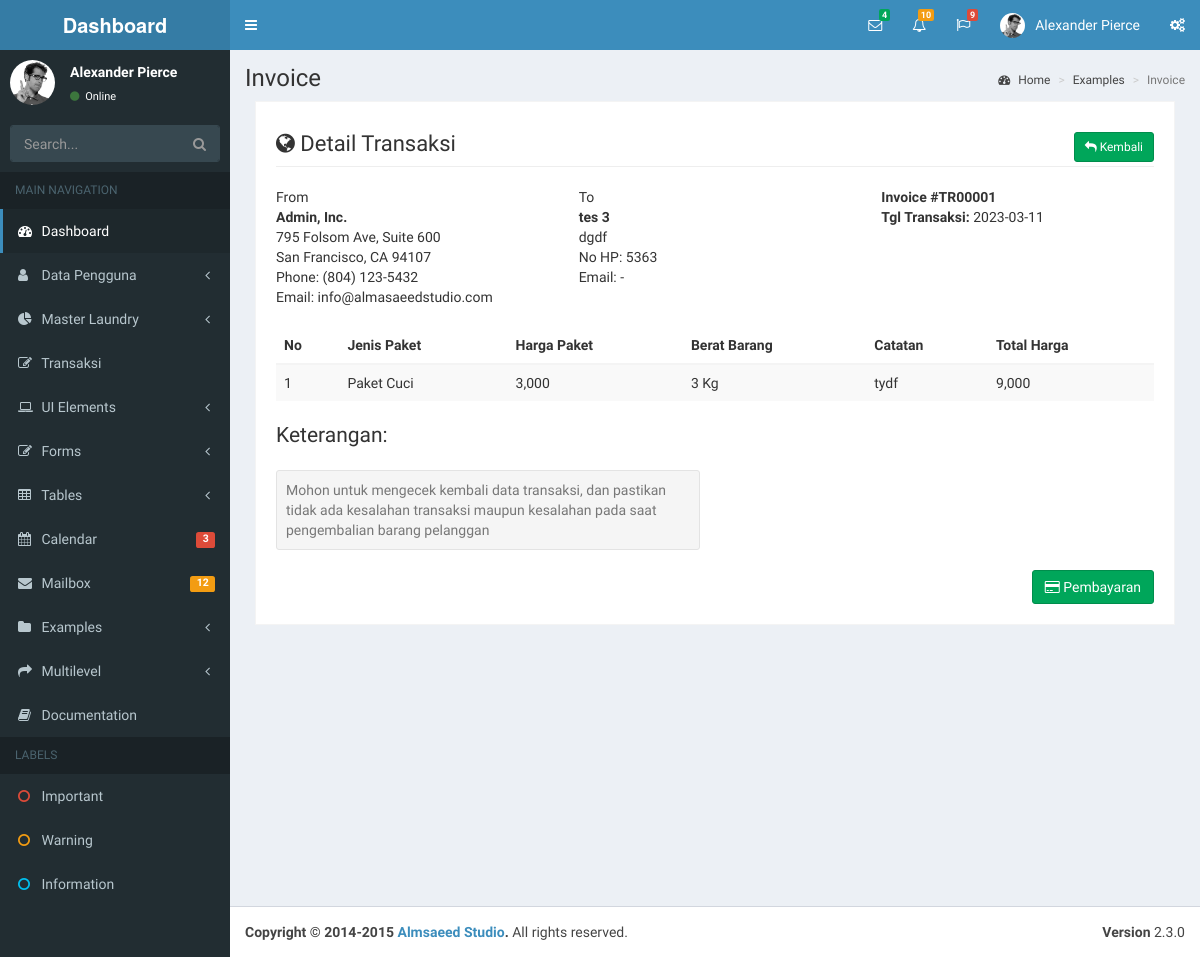
Page /frombayartransaksi/1 on the committed database.
### tables this page shows
CREATE TABLE `tb_transaksi` (
  `id_transaksi` int(11) NOT NULL,
  `id_pelanggan` int(11) NOT NULL,
  `id_jenis_laundry` int(11) NOT NULL,
  `no_transaksi` varchar(10) NOT NULL,
  `harga_paket` int(7) NOT NULL,
  `berat_barang` int(3) NOT NULL,
  `total_harga` int(7) NOT NULL,
  `tgl_transaksi` date NOT NULL,
  `status_transaksi` varchar(25) NOT NULL,
  `status_bayar` varchar(25) NOT NULL,
  `catatan_pelanggan` text NOT NULL,
  `deleted` int(1) NOT NULL
);

CREATE TABLE `tb_pelanggan` (
  `id_pelanggan` int(11) NOT NULL,
  `nama_pelanggan` varchar(50) NOT NULL,
  `email_pelanggan` varchar(50) NOT NULL,
  `password_pelanggan` text NOT NULL,
  `no_telepon_pelanggan` varchar(13) NOT NULL,
  `alamat_pelanggan` text NOT NULL,
  `deleted` int(11) NOT NULL
);

CREATE TABLE `tb_jenis_laundry` (
  `id_jenis_laundry` int(11) NOT NULL,
  `nama_jenis_laundry` varchar(50) NOT NULL,
  `harga_jenis_laundry` varchar(6) NOT NULL,
  `deskripsi_jenis_laundry` text NOT NULL,
  `deleted` int(11) NOT NULL
);

### application/controllers/Dashboard_controller.php (called while the page is built, shortened)
<?php defined('BASEPATH')OR exit('No dirrect access allowed');
    class Dashboard_controller extends CI_Controller{
        public function __construct(){
            $this->load->model('Dashboard_model');
        }
        public function form_bayar_transaksi(){
            $id_transaksi = $this->uri->segment(2);
            $data['bayartransaksi'] = $this->Dashboard_model->get_bayar_transaksi($id_transaksi);
            $data['datapembayaran'] = $this->Dashboard_model->get_data_pembayaran($id_transaksi);
            $this->load->view('header/index-header-dashboard');
            $this->load->view('transaksi/form-bayar-transaksi',$data);
            $this->load->view('footer/index-footer-dashboard');
        }
    }
?>

### index.php (called while the page is built, shortened)
<?php
require_once BASEPATH.'core/CodeIgniter.php';

### application/models/Dashboard_model.php (called while the page is built, shortened)
<?php
    class Dashboard_model extends CI_Model{
        public function get_bayar_transaksi($id_transaksi){
            return $this->db->where('a.id_transaksi',$id_transaksi)
                            ->select('a.*,b.*,c.*')
                            ->from('tb_transaksi a')
                            ->join('tb_pelanggan b','a.id_pelanggan = b.id_pelanggan','left')
                            ->join('tb_jenis_laundry c','a.id_jenis_laundry = c.id_jenis_laundry','left')
                            ->order_by('a.id_transaksi','ASC')
                            ->get()->result();
        }
    }
?>

### application/views/transaksi/form-bayar-transaksi.php (the view, shortened to what this page needs)
<div class="content-wrapper">
        <section class="content-header">
          <h1>
            Invoice
          </h1>
          <ol class="breadcrumb">
            <li><a href="#"><i class="fa fa-dashboard"></i> Home</a></li>
            <li><a href="#">Examples</a></li>
            <li class="active">Invoice</li>
          </ol>
        </section>
        <section class="invoice">
          <?php foreach($bayartransaksi as $bayar) { ?>
            <div class="row">
              <div class="col-xs-12">
                <h2 class="page-header">
                  <i class="fa fa-globe"></i> Detail Transaksi
                  <div class="box-tools pull-right">
                    <a href="<?php echo base_url('transaksi');?>" class="btn btn-sm btn-success"><i class="fa fa-reply"></i> Kembali</a>
                  </div>
                </h2>
              </div>
            </div>
            <div class="row invoice-info">
              <div class="col-sm-4 invoice-col">
                From
                <address>
                  <strong>Admin, Inc.</strong><br>
                  795 Folsom Ave, Suite 600<br>
                  San Francisco, CA 94107<br>
                  Phone: (804) 123-5432<br>
                  Email: info@almasaeedstudio.com
                </address>
              </div>
              <div class="col-sm-4 invoice-col">
                To
                <address>
                  <strong><?php echo $bayar->nama_pelanggan;?></strong><br>
                  <?php echo $bayar->alamat_pelanggan;?><br>
                  No HP: <?php echo $bayar->no_telepon_pelanggan;?><br>
                  Email: <?php echo $bayar->email_pelanggan;?>
                </address>
              </div>
              <div class="col-sm-4 invoice-col">
                <b>Invoice #<?php echo $bayar->no_transaksi;?></b><br>
                <b>Tgl Transaksi:</b> <?php echo $bayar->tgl_transaksi;?>
              </div>
            </div>
            <div class="row">
              <div class="col-xs-12 table-responsive">
                <table class="table table-striped">
                  <thead>
                    <tr>
                      <th>No</th>
                      <th>Jenis Paket</th>
                      <th>Harga Paket</th>
                      <th>Berat Barang</th>
                      <th>Catatan</th>
                      <th>Total Harga</th>
                    </tr>
                  </thead>
                  <tbody>
                    <?php
                      $no = 1;
                      foreach($bayartransaksi as $laundry) {
                    ?>
                      <tr>
                        <td><?php echo $no++;?></td>
                        <td><?php echo $laundry->nama_jenis_laundry;?></td>
                        <td><?php echo number_format($laundry->harga_jenis_laundry);?></td>
                        <td><?php echo number_format($laundry->berat_barang);?> Kg</td>
                        <td><?php echo $laundry->catatan_pelanggan;?></td>
                        <td><?php echo number_format($laundry->total_harga);?></td>
                      </tr>
                    <?php } ?>
                  </tbody>
                </table>
              </div>
            </div>
            <div class="row">
              <div class="col-xs-6">
                <p class="lead">Keterangan:</p>
                <p class="text-muted well well-sm no-shadow" style="margin-top: 10px;">
                  Mohon untuk mengecek kembali data transaksi, dan pastikan tidak ada kesalahan transaksi maupun kesalahan pada saat pengembalian barang pelanggan
                </p>
              </div>
            </div>
            <div class="row no-print">
              <div class="col-xs-12">
                <button class="btn btn-success pull-right"><i class="fa fa-credit-card"></i> Pembayaran</button>
              </div>
            </div>
          <?php } ?>
        </section>
      </div>

### rows in the picture
tb_transaksi: id_pelanggan.nama_pelanggan "tes 3", id_pelanggan.alamat_pelanggan "dgdf", id_pelanggan.no_telepon_pelanggan "5363", id_pelanggan.email_pelanggan "-", no_transaksi "TR00001", tgl_transaksi "2023-03-11", id_jenis_laundry.nama_jenis_laundry "Paket Cuci", id_jenis_laundry.harga_jenis_laundry "3,000", berat_barang "3", catatan_pelanggan "tydf", total_harga "9,000"
